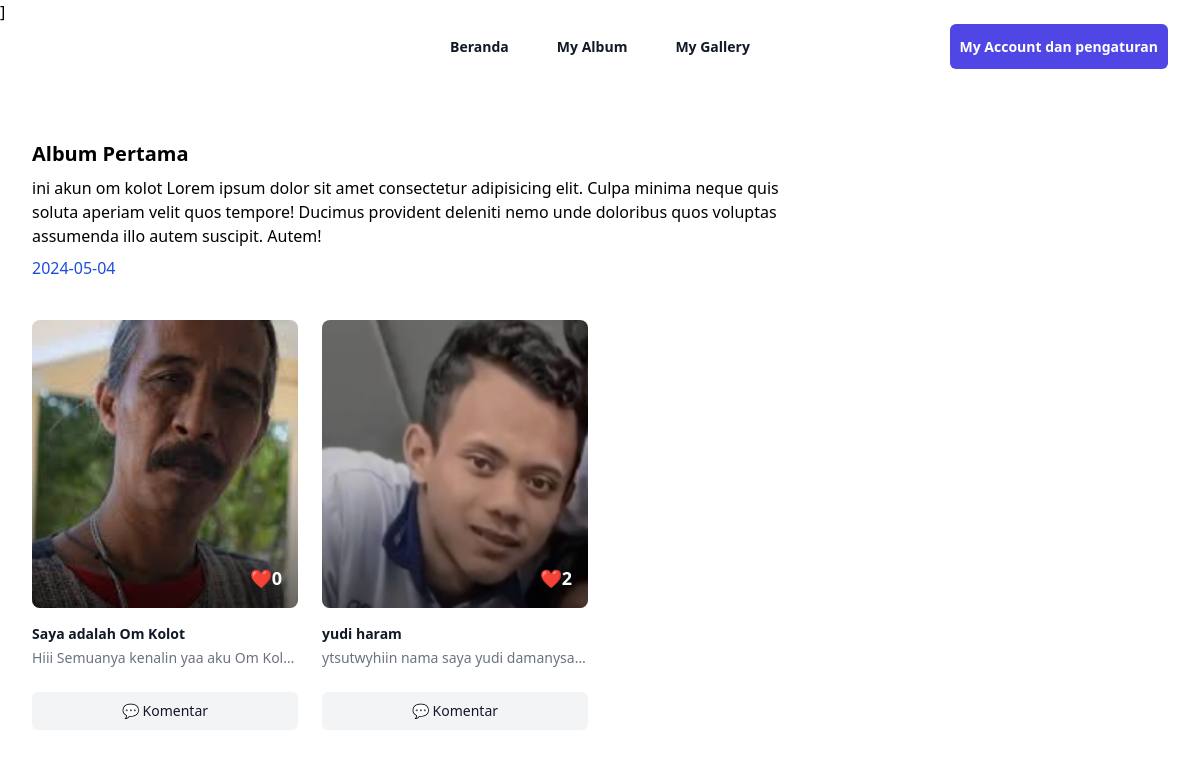
The app's page /src/pages/isiAlbum.php?albumid=9 with its own data.
### tables this page shows
CREATE TABLE `tbl_album` (
  `AlbumId` int NOT NULL,
  `NamaAlbum` varchar(255) NOT NULL,
  `Deskripsi` text NOT NULL,
  `TanggalDibuat` date NOT NULL,
  `UserId` int NOT NULL
);

CREATE TABLE `tbl_foto` (
  `FotoId` int NOT NULL,
  `JudulFoto` varchar(255) NOT NULL,
  `DeskripsiFoto` text NOT NULL,
  `TanggalUnggah` date NOT NULL,
  `LokasiFile` varchar(255) NOT NULL,
  `AlbumId` int NOT NULL,
  `UserId` int NOT NULL
);

### src/pages/isiAlbum.php (the view, shortened to what this page needs)
<?php
    include '../config/koneksi.php';
    $albumId = $_GET['albumid'];
    $sqlAlbum = "SELECT * FROM tbl_album WHERE AlbumId = $albumId";
    $queryAlbum = mysqli_query($koneksi, $sqlAlbum);
    $dataAlbum = mysqli_fetch_array($queryAlbum);
?>
<!DOCTYPE html>
<html lang="en">
<head>
    <link href="../output.css" rel="stylesheet">
    <script src="https://cdn.tailwindcss.com"></script>
</head>
<body>
<div class="bg-white">
    <header class="absolute inset-x-0 top-0 z-50">
        <nav class="mx-auto flex max-w-7xl items-center justify-between p-6 lg:px-8" aria-label="Global">
        <div class="flex lg:flex-1">
            <a href="#" class="-m-1.5 p-1.5">
            </a>
        </div>
        <div class="hidden lg:flex lg:gap-x-12">
            <a href="beranda.php" class="text-sm font-semibold leading-6 text-gray-900">Beranda</a>
            <a href="myAlbum.php" class="text-sm font-semibold leading-6 text-gray-900">My Album</a>
            <a href="myGallery.php" class="text-sm font-semibold leading-6 text-gray-900">My Gallery</a>
        </div>
        <div class="hidden lg:flex lg:flex-1 lg:justify-end">
            <div class="px-2.5 py-2.5 bg-indigo-600 rounded-md cursor-pointer">
            <a href="myAccount.php" class="text-sm font-semibold leading-6 text-white">My Account dan pengaturan</a>
            </div>
        </div>
        </nav>
    </header>
  <div class="mx-auto max-w-2xl px-4 py-16 sm:px-6 sm:py-24 lg:max-w-7xl lg:px-8">
    <p class="font-bold text-xl mt-5"><?= $dataAlbum['NamaAlbum']; ?></p>
    <p class="mt-2 w-2/3"><?= $dataAlbum['Deskripsi']; ?></p>
    <p class="mt-2 text-blue-700"><?= $dataAlbum['TanggalDibuat']; ?></p>
    <div class="mt-8 grid grid-cols-1 gap-y-12 sm:grid-cols-2 sm:gap-x-6 lg:grid-cols-4 xl:gap-x-8">
    <?php
        $sql = "SELECT * FROM tbl_foto WHERE AlbumId = $albumId";
        $query = mysqli_query($koneksi, $sql);
        while ($data = mysqli_fetch_array($query)) {
    ?>
      <div>
        <div class="relative">
          <div class="relative mt-2 h-72 w-full overflow-hidden rounded-lg">
            <img src="../assets/img/<?= $data['LokasiFile'] ?>" alt="hanif ganteng" class="h-full w-full object-cover object-center">
          </div>
          <div class="relative mt-4">
            <h3 class="text-sm font-bold text-gray-900"><?= $data['JudulFoto'] ?></h3>
            <p class="mt-1 text-sm text-gray-500 line-clamp-1"><?= $data['DeskripsiFoto'] ?></p>
          </div>
          <div class="absolute inset-x-0 top-0 flex h-72 items-end justify-end overflow-hidden rounded-lg p-4">
            <div aria-hidden="true" class="absolute inset-x-0 bottom-0 h-36 bg-gradient-to-t from-black opacity-50"></div>
            <?php
                $fotoId = $data['FotoId'];
                $queryLike = mysqli_query($koneksi, "SELECT * FROM tbl_likefoto WHERE FotoId = '$fotoId'");
                $jumlahLike = mysqli_num_rows($queryLike);
            ?>
            <p class="relative text-lg font-semibold text-white">❤️<?=$jumlahLike ?></p>
          </div>
        </div>
        <div class="mt-6">
          <a href="komentar.php?fotoid=<?= $data['FotoId']; ?>" class="relative flex items-center justify-center rounded-md border border-transparent bg-gray-100 px-8 py-2 text-sm font-medium text-gray-900 hover:bg-gray-200">💬 Komentar</a>
        </div>
      </div>
    <?php
    }
    ?>
    </div>
  </div>
</div>
</body>
</html>

### records on screen
tbl_album: NamaAlbum "Album Pertama", Deskripsi "ini akun om kolot Lorem ipsum dolor sit amet consectetur adipisicing elit. Culpa minima neque quis soluta aperiam velit quos tempore! Ducimus provident deleniti nemo unde doloribus quos voluptas assumenda illo autem suscipit. Autem!", TanggalDibuat "2024-05-04"
tbl_foto: LokasiFile (picture), JudulFoto "Saya adalah Om Kolot", DeskripsiFoto "Hiii Semuanya kenalin yaa aku Om…", jumlahLike "0"
tbl_foto: LokasiFile (picture), JudulFoto "yudi haram", DeskripsiFoto "ytsutwyhiin nama saya yudi…", jumlahLike "2"
